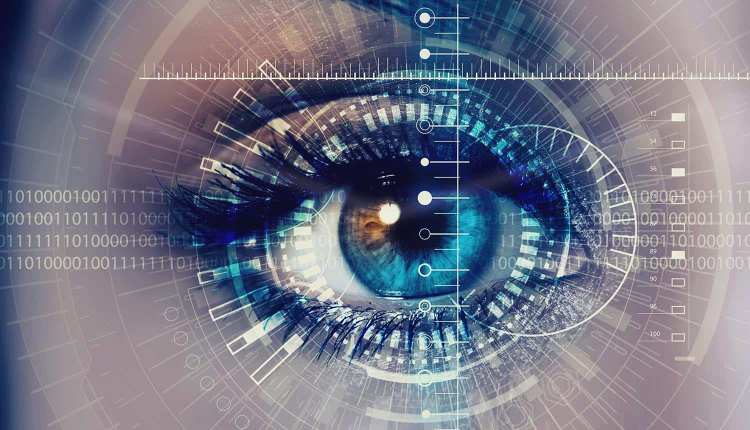
#> input picture BiometricSecurity.jpg, 1500 x 860 px (shown at 1/2 size)
$ python -i zzz.py   (imports and definitions only)   (older library calls are emulated)
#> lines starting #> are read from the running program, lines starting #| are printed output that depends on the picture; after the words box and inside, x2 and y2 are one past the last pixel; in counts of white or black regions, pixels touching at a corner belong together
### utils_preprocess.py
import numpy as np
from scipy.optimize import minimize
from scipy.signal import convolve2d
import cv2
import pywt # python wavelets


####################################################################################################################
# fit_circle_to_points: for the given "points" find the possible circle.
# It returns the center of the circle i.e. x and y  and it also returns
# the radius of the corresponding circle.
####################################################################################################################
def fit_circle_to_points(points):
    # Define the objective function to minimize (sum of squared errors)
    def objective(params):
        x_center, y_center, radius = params
        distances = np.sqrt((points[:, 0] - x_center)**2 + (points[:, 1] - y_center)**2)
        return np.sum((distances - radius)**2)

    # Initial guess for center and radius (centroid of points
    #   and average distance to centroid)
    x0 = np.mean(points[:, 0])
    y0 = np.mean(points[:, 1])
    r0 = np.mean(np.sqrt((points[:, 0] - x0)**2 + (points[:, 1] - y0)**2))

    # Minimize the objective function to find the optimal center and radius
    result = minimize(objective, [x0, y0, r0], method='Nelder-Mead')

    # Extract the optimized parameters (center coordinates and radius)
    x_center, y_center, radius = result.x
    # print(f'fit_circle_to_points:{x_center}, {y_center}, {radius} ')
    return int(x_center), int(y_center), int(radius)


######################################################################################################################
#traverse towards center:  from the above found inner perimeter of the black frame traverse in the direction of
#                          the center. find the white pixel in the thresholded image. if the distance between the
#                          white pixel and the frame boundary is less than 25 pixel do not add it to the iris boundary
#                          pixel array.
######################################################################################################################
def traverse_towards_center(image, points, image_center_x, image_center_y, error):
    height, width = image.shape[:2]
    iris_boundary_points = []

    # # For visualization of the found points for circle.
    # image2 = np.copy(image)
    # image2 = cv2.cvtColor(image2,cv2.COLOR_GRAY2BGR)

    # Iterate over each point in the array
    for point in points:
        x, y = point
        # Determine the direction vector towards the center point C
        dx = image_center_x - x
        dy = image_center_y - y

        # Calculate the distance to the center
        distance_to_center = np.sqrt(dx**2 + dy**2)

        # Normalize the direction vector
        if distance_to_center > 0:
            dx /= distance_to_center
            dy /= distance_to_center

        # Interpolate from current point towards the center point
        current_x, current_y = x, y
        while True:
            # Round to nearest integer coordinates
            px, py = int(round(current_x)), int(round(current_y))

            # Check if the pixel coordinates are within image bounds
            if 0 <= px < width and 0 <= py < height:
                # Access and process the pixel
                if image[py, px] != 0: # Check pixel value
                    distance = np.sqrt((py - y)**2 + (px - x)**2) # Find pixel's distance from the center
                    if int(distance) > error:
                        iris_boundary_points.append([int(px), int(py)]) # Add pixel to iris boundary points array
                        # image2[py, px] = [0,255,0] #draw points found on the image
                    break


            # # Move towards the center by a small step
            current_x += dx
            current_y += dy

            # Break loop if reached or moved past the center point
            if np.sqrt((current_x - image_center_x)**2 + (current_y - image_center_y)**2) <= 1.0:
                break

    # cv2.imshow('found_circle', image2)
    # cv2.waitKey(0)
    return iris_boundary_points


###########################################################################################################
# daugman_normalization: To convert the concentric iris image into a rectangular image. This is the
#                        liang's code for daugman normalization. r_out is the distance between
#                        the pupil circle and the iris circle
###########################################################################################################
# liang's code
# [116 lines left out: functions daugman_normalization, haar_wavelet_decomposition, generate_gabor_wavelet, encode_iris_pattern, not called in this run]


'''
Following code is currently not in use. Preserved for future Usage depending on the requirement.
'''
# [72 lines of commented-out code are left out]

### zzz.py
import cv2
import numpy as np
from scipy.signal import convolve2d
from skimage import exposure
import pywt
import utils_preprocess as uh

def encode(im_path):

#> called with im_path = 'BiometricSecurity.jpg'
    image = im_path
    color_image = cv2.imread(image) # read color image
#> color_image is the input picture: shape (860, 1500, 3); mean B, G, R 134.7, 118.9, 116.5
    img = cv2.imread(image,0)   # read gray image
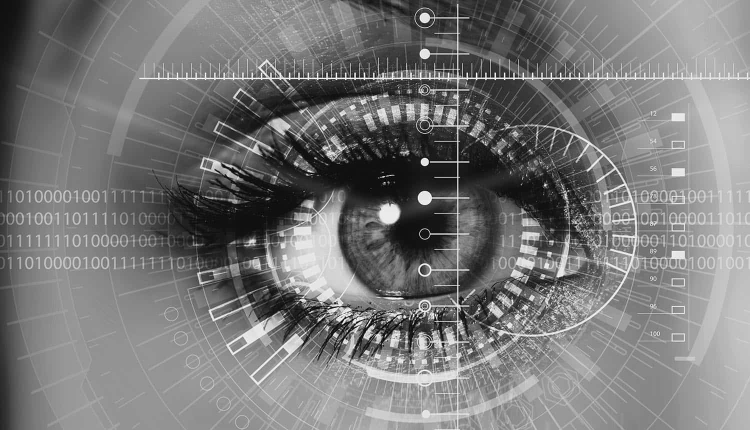
#> img: shape (860, 1500) (shown at 1/2 size); min 0, max 255, mean 120

    # Find contours to find the frame of the image. inner boundary of the black frame in the images.
    contours, _ = cv2.findContours(img, cv2.RETR_EXTERNAL, cv2.CHAIN_APPROX_SIMPLE)
#> contours = [[[0, 0], [0, 859], [1499, 859], [1499, 0]]]

    # center of the frame and a possible circle for the frame.
    image_center_x = 0
    image_center_y = 0
    boundary_points = None
    iris_boundary_points = []

    ################################################## Original image black frame boundary  #################################
    # Ensure at least one contour is found. largest contour will be the frame inner boundary
    if len(contours) > 0:
        # Get the contour with the largest area (outer contour)
        largest_contour = max(contours, key=cv2.contourArea)
#> largest_contour = [[0, 0], [0, 859], [1499, 859], [1499, 0]]

        # Draw the contour (boundary) on a blank image
        boundary_image = np.zeros_like(img)
        cv2.drawContours(boundary_image, [largest_contour], -1, 255, thickness=1)  # Draw the largest contour
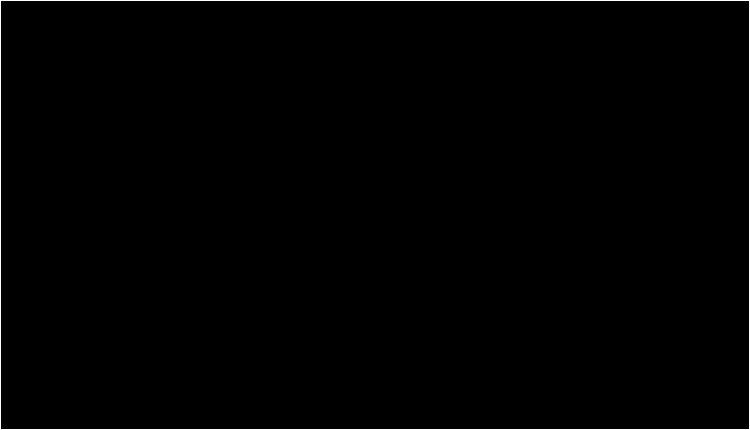
#> boundary_image: shape (860, 1500) (shown at 1/2 size); 0.37% white in thin lines or dots

        # Display the boundary image (white boundary on black background)
        # cv2.imshow('Boundary Image', boundary_image)
        # cv2.waitKey(0)
        # cv2.destroyAllWindows()

        # Extract boundary points from the largest contour
        boundary_points = largest_contour.squeeze(axis=1)  # Remove redundant axis
#> boundary_points = [[0, 0], [0, 859], [1499, 859], [1499, 0]]
        # print("Boundary Points:")
        # print(boundary_points)

        points = boundary_points
#> points = [[0, 0], [0, 859], [1499, 859], [1499, 0]]
            # Fit a circle to the points
        image_center_x, image_center_y, radius = uh.fit_circle_to_points(points)
#> in fit_circle_to_points, `x0 = np.mean(points[:, 0])`: x0 = 749.5
#> in fit_circle_to_points, `y0 = np.mean(points[:, 1])`: y0 = 429.5
#> in fit_circle_to_points, `r0 = np.mean(np.sqrt((points[:, 0] - x0)**2 + (points[:, 1] - y0)**2))`: r0 = 863.8
#> in fit_circle_to_points, `result = minimize(objective, [x0, y0, r0], method='Nelder-Mead')`: result = 8 items
#> in fit_circle_to_points, `x_center, y_center, radius = result.x`: x_center = 749.5; y_center = 429.5; radius = 863.8
#> image_center_x = 749; image_center_y = 429; radius = 863

        image= cv2.cvtColor(img,cv2.COLOR_GRAY2BGR)
        # cv2.circle(image, (image_center_x,image_center_y), radius, (0,255,0), thickness = 2)
        # cv2.imshow('circle_drawn', image)
        # cv2.waitKey(0)

    else:
        print("No iris contour found in the mask image.")

    image = np.copy(img)
    equalized_img = cv2.equalizeHist(image)
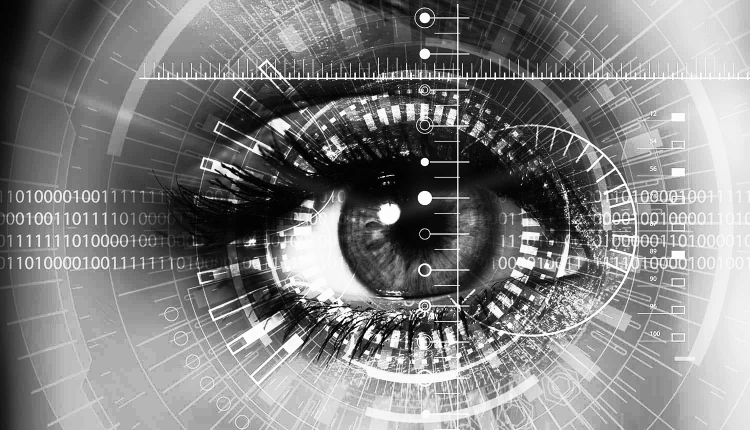
#> equalized_img: shape (860, 1500) (shown at 1/2 size); min 0, max 255, mean 128.3
    # cv2.imshow('equal Hist', equalized_img)
    # cv2.waitKey(0)

    height,width = equalized_img.shape
#> height = 860; width = 1500
    img = cv2.medianBlur(equalized_img,5)  # Apply Blur
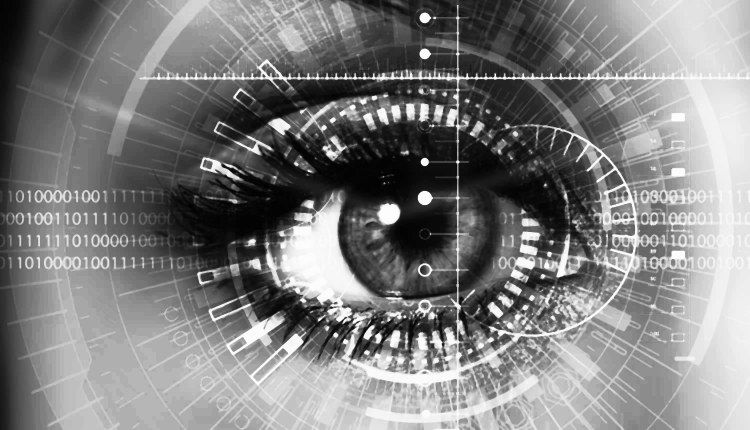
#> img: shape (860, 1500) (shown at 1/2 size); min 0, max 254, mean 127
    cimg = cv2.cvtColor(img,cv2.COLOR_GRAY2BGR) # Create a BGR copy to image for the drawn circles to be visible.
    # cv2.imshow('Equalized Cimg', cimg)
    # cv2.waitKey(0)


    ret, thresh1 = cv2.threshold(equalized_img, 200, 255, cv2.THRESH_BINARY_INV) # Threshold the image for iris boundary
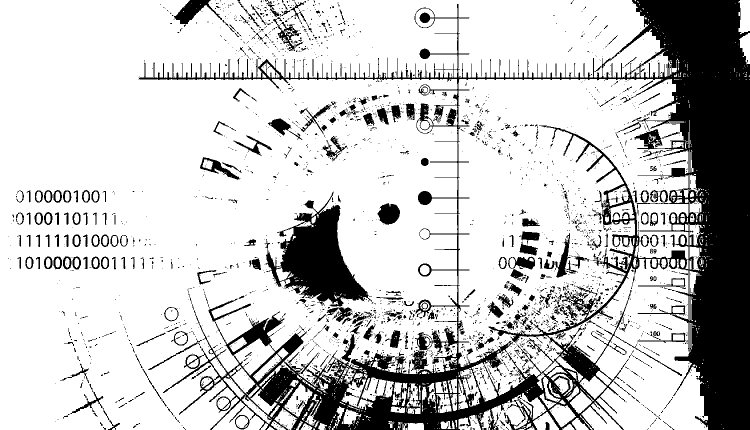
#> thresh1: shape (860, 1500) (shown at 1/2 size); 78.5% white; 2981 black regions (2612 under 20 px), largest, box (x1, y1, x2, y2) and area: (278, 0, 1500, 860) 203963, (529, 383, 744, 613) 20825, (348, 0, 444, 48) 1841
    # cv2.imshow('Binary Threshold', thresh1)
    # cv2.waitKey(0)

    kernel = np.ones((3,3), np.uint8)
    img_dilation = cv2.erode(thresh1, kernel, iterations=5)
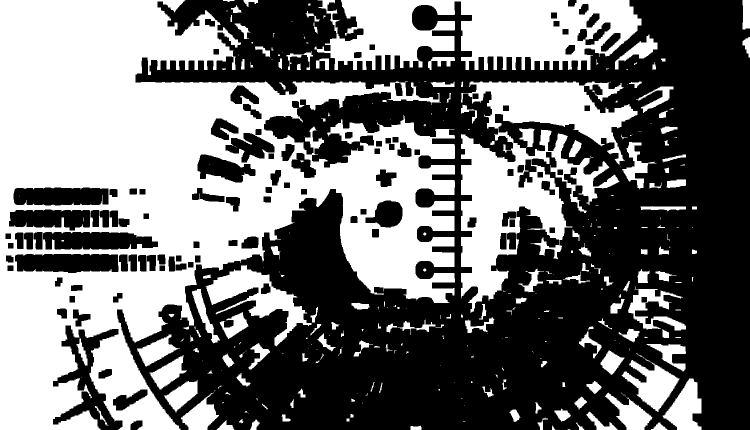
#> img_dilation: shape (860, 1500) (shown at 1/2 size); 45.5% white; 314 white regions (156 under 20 px), largest, box (x1, y1, x2, y2) and area: (0, 0, 910, 860) 385148, (922, 163, 1275, 626) 66629, (629, 0, 1283, 140) 60723
    # cv2.imshow('Dilated', img_dilation)

    # # Gaussian Blur
    Gaussian = cv2.GaussianBlur(img_dilation, (5,5), 0)
    # cv2.imshow('Gaussian Blurring', Gaussian)
    # cv2.waitKey(0)

    iris_boundary_points = uh.traverse_towards_center(Gaussian, boundary_points, image_center_x, image_center_y, error = 25) #find iris_boundary points
#> the loop in traverse_towards_center, `for point in points:` made 4 passes
#> (x, y, dx, dy, distance_to_center) on passes 1 to 4: (0, 0, 0.868, 0.497, 863.2), (0, 859, 0.867, -0.498, 863.7), (1499, 859, -0.868, -0.497, 864.5), (1499, 0, -0.868, 0.497, 864)
#> after the loop in traverse_towards_center, `for point in points:`: iris_boundary_points = [[1404, 805]]
#> iris_boundary_points = [[1404, 805]]
    iris_boundary_array = np.array(iris_boundary_points) #Convert to numpy array
#> iris_boundary_array = [[1404, 805]]

    # print ('iris array',iris_boundary_array)
    #find iris center and draw iris circle

    # Find the center of the iris.
    iris_center_x, iris_center_y, iris_radius = uh.fit_circle_to_points(iris_boundary_array)
#> iris_center_x = 1404; iris_center_y = 805; iris_radius = 0
    iris_radius  = int(iris_radius * 0.9)

    # [6 lines of commented-out code are left out]

    mask = np.zeros(color_image.shape, dtype=np.uint8)
    cv2.circle(mask, (iris_center_x, iris_center_y), iris_radius, (255, 255, 255), thickness = -1) # Create a mask to hide everything else except iris
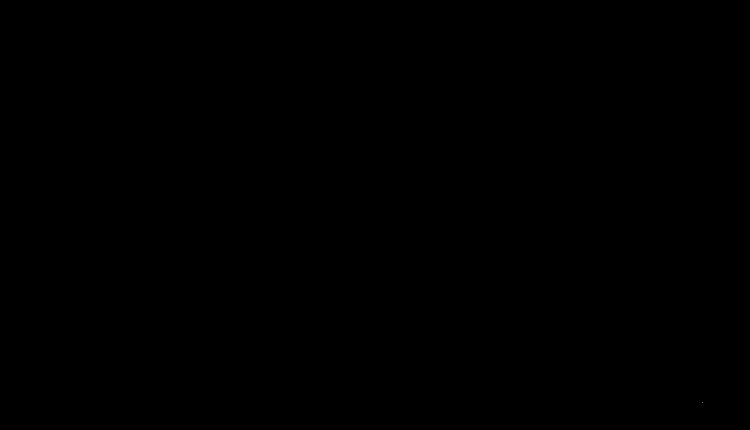
#> mask: shape (860, 1500, 3) (shown at 1/2 size); 0% white in thin lines or dots, all inside (x1, y1, x2, y2) = (1404, 805, 1405, 806)
    iris_image = cv2.bitwise_and(color_image, mask)
    # [7 lines of commented-out code are left out]

    b,g,r = cv2.split(iris_image)
    gray_img = cv2.cvtColor(iris_image, cv2.COLOR_BGR2GRAY)
    # equalized_img = cv2.equalizeHist(gray_img)
    # ret, threshr = cv2.threshold(r, 40, 255, cv2.THRESH_BINARY)
    equalized_img_r = cv2.equalizeHist(r)
    # [5 lines of commented-out code are left out]
    ret, threshr = cv2.threshold(equalized_img_r, 25, 255, cv2.THRESH_BINARY)
    # cv2.imshow('thresh pupil', threshr)
    kernel = np.ones((3,3), np.uint8)
    img_dilation = cv2.dilate(threshr, kernel, iterations=1)
#> img_dilation: shape (860, 1500); 0% white in thin lines or dots, all inside (x1, y1, x2, y2) = (1403, 804, 1406, 807)
    # cv2.imshow('eorded', img_dilation)

    maskpupil = np.zeros(img_dilation.shape, dtype=np.uint8)
#> (the run stopped early here; a loop or call above may not have finished)
